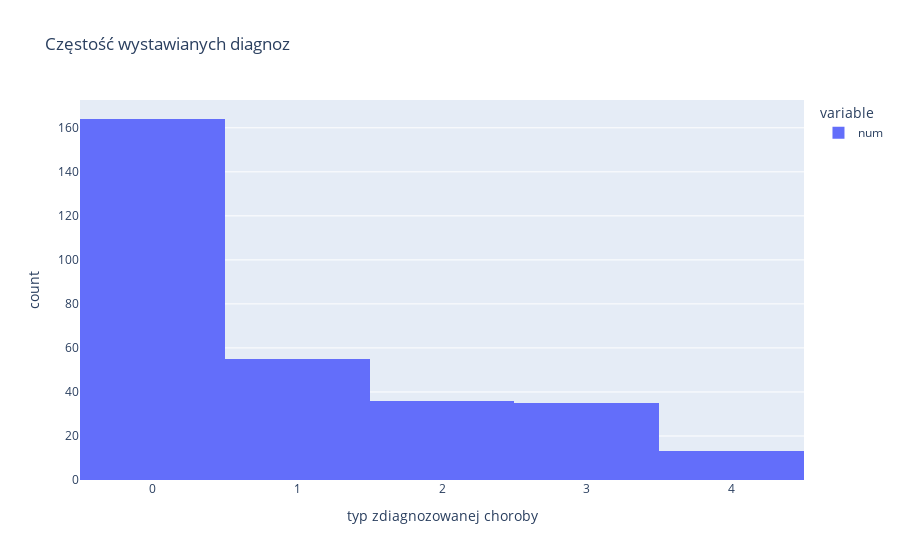

The notebook cell saved with this chart:
### Code cell
px.histogram(df['num'], title= 'Częstość wystawianych diagnoz',labels={'value': 'typ zdiagnozowanej choroby'})

### Figure 1 — Plotly figure (JSON) as saved in the notebook; plotly's stock layout.template omitted (floating-point values rounded to 4 significant figures; data arrays with more than 128 entries replaced by an {"elided": "..."} marker saying what was removed)
{"data": [{"alignmentgroup": "True", "bingroup": "x", "hovertemplate": "variable=num<br>typ zdiagnozowanej choroby=%{x}<br>count=%{y}<extra></extra>", "legendgroup": "num", "marker": {"color": "#636efa", "pattern": {"shape": ""}}, "name": "num", "offsetgroup": "num", "orientation": "v", "showlegend": true, "type": "histogram", "x": {"elided": "303 int values"}, "xaxis": "x", "yaxis": "y"}], "layout": {"barmode": "relative", "legend": {"title": {"text": "variable"}, "tracegroupgap": 0}, "title": {"text": "Częstość wystawianych diagnoz"}, "xaxis": {"anchor": "y", "domain": [0, 1], "title": {"text": "typ zdiagnozowanej choroby"}}, "yaxis": {"anchor": "x", "domain": [0, 1], "title": {"text": "count"}}}}
